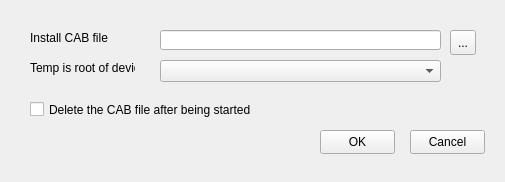
<ui version="4.0" >
 <class>synce_kpm_installwindow</class>
 <widget class="QWidget" name="synce_kpm_installwindow" >
  <property name="windowModality" >
   <enum>Qt::ApplicationModal</enum>
  </property>
  <property name="geometry" >
   <rect>
    <x>0</x>
    <y>0</y>
    <width>505</width>
    <height>182</height>
   </rect>
  </property>
  <property name="windowTitle" >
   <string>Install CAB File</string>
  </property>
  <widget class="QLineEdit" name="localCabFile" >
   <property name="geometry" >
    <rect>
     <x>160</x>
     <y>30</y>
     <width>281</width>
     <height>20</height>
    </rect>
   </property>
   <property name="readOnly" >
    <bool>true</bool>
   </property>
  </widget>
  <widget class="QLabel" name="label" >
   <property name="geometry" >
    <rect>
     <x>30</x>
     <y>30</y>
     <width>91</width>
     <height>16</height>
    </rect>
   </property>
   <property name="text" >
    <string>Install CAB file</string>
   </property>
  </widget>
  <widget class="QToolButton" name="openFileChooserButton" >
   <property name="geometry" >
    <rect>
     <x>450</x>
     <y>30</y>
     <width>26</width>
     <height>25</height>
    </rect>
   </property>
   <property name="text" >
    <string>...</string>
   </property>
   <property name="icon" >
    <iconset>synce-kpm/data/folder.png</iconset>
   </property>
   <property name="iconSize" >
    <size>
     <width>16</width>
     <height>16</height>
    </size>
   </property>
  </widget>
  <widget class="QCheckBox" name="deleteCAB" >
   <property name="geometry" >
    <rect>
     <x>30</x>
     <y>100</y>
     <width>231</width>
     <height>19</height>
    </rect>
   </property>
   <property name="layoutDirection" >
    <enum>Qt::LeftToRight</enum>
   </property>
   <property name="text" >
    <string>Delete the CAB file after being started</string>
   </property>
  </widget>
  <widget class="QLabel" name="label_2" >
   <property name="geometry" >
    <rect>
     <x>30</x>
     <y>60</y>
     <width>105</width>
     <height>16</height>
    </rect>
   </property>
   <property name="text" >
    <string>Temp is root of device:</string>
   </property>
  </widget>
  <widget class="QComboBox" name="deviceList" >
   <property name="geometry" >
    <rect>
     <x>160</x>
     <y>60</y>
     <width>281</width>
     <height>22</height>
    </rect>
   </property>
  </widget>
  <widget class="QPushButton" name="okButton" >
   <property name="geometry" >
    <rect>
     <x>320</x>
     <y>130</y>
     <width>75</width>
     <height>24</height>
    </rect>
   </property>
   <property name="text" >
    <string>OK</string>
   </property>
  </widget>
  <widget class="QPushButton" name="cancelButton" >
   <property name="geometry" >
    <rect>
     <x>410</x>
     <y>130</y>
     <width>75</width>
     <height>24</height>
    </rect>
   </property>
   <property name="text" >
    <string>Cancel</string>
   </property>
  </widget>
 </widget>
 <resources/>
 <connections/>
</ui>
